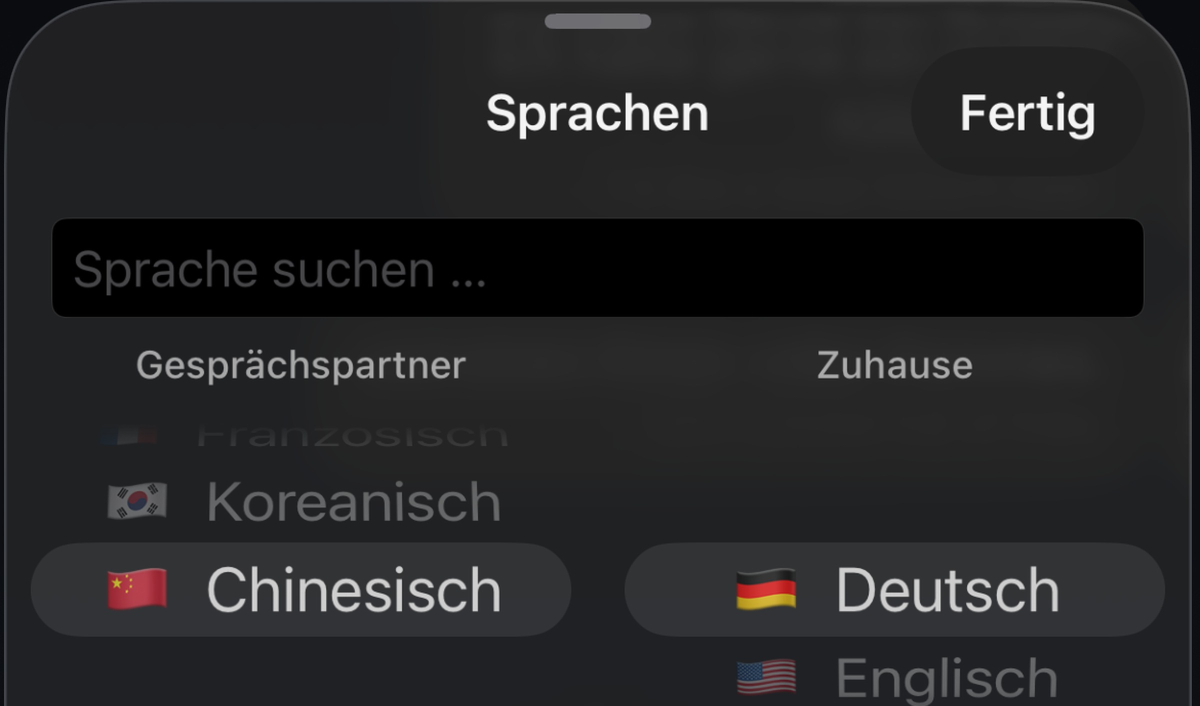
#> input picture design/case-study/c-picker.jpg, 2400 x 1411 px (shown at 1/2 size)
$ python -i make_mockups.py   (imports and definitions only)
#> lines starting #> are read from the running program, lines starting #| are printed output that depends on the picture; after the words box and inside, x2 and y2 are one past the last pixel; in counts of white or black regions, pixels touching at a corner belong together
"""Compose iPhone device mockups for the Heiko Translate case study."""
from PIL import Image, ImageDraw, ImageFilter
import math

BG_TOP = (13, 14, 17)
BG_BOTTOM = (7, 7, 9)


def rounded_mask(size, radius, supersample=4):
    w, h = size
    m = Image.new("L", (w * supersample, h * supersample), 0)
    ImageDraw.Draw(m).rounded_rectangle(
        [0, 0, w * supersample - 1, h * supersample - 1],
        radius=radius * supersample, fill=255)
    return m.resize(size, Image.LANCZOS)


def frame_phone(shot, screen_w):
    """Return an RGBA phone: screenshot inside a titanium-ish bezel."""
    ratio = shot.height / shot.width
    screen_h = int(round(screen_w * ratio))
    screen = shot.convert("RGB").resize((screen_w, screen_h), Image.LANCZOS)

    scr_r = int(screen_w * 0.095)          # screen corner radius
    bezel = max(3, int(screen_w * 0.021))  # black bezel around the glass
    rim = max(2, int(screen_w * 0.011))    # metal rim outside the bezel

    body_w = screen_w + 2 * (bezel + rim)
    body_h = screen_h + 2 * (bezel + rim)
    body_r = scr_r + bezel + rim

    phone = Image.new("RGBA", (body_w, body_h), (0, 0, 0, 0))

    # Metal rim: vertical gradient so the edge catches light.
    rim_img = Image.new("RGB", (body_w, body_h))
    rd = ImageDraw.Draw(rim_img)
    for y in range(body_h):
        t = y / max(1, body_h - 1)
        shade = 0.5 + 0.5 * math.sin(math.pi * t)      # bright at the middle
        edge = 118 + int(70 * shade)
        rd.line([(0, y), (body_w, y)], fill=(edge, edge - 4, edge - 10))
    phone.paste(rim_img, (0, 0), rounded_mask((body_w, body_h), body_r))

    # Black bezel.
    bz_w, bz_h = screen_w + 2 * bezel, screen_h + 2 * bezel
    bezel_img = Image.new("RGB", (bz_w, bz_h), (8, 8, 10))
    phone.paste(bezel_img, (rim, rim), rounded_mask((bz_w, bz_h), scr_r + bezel))

    # Screen.
    phone.paste(screen, (rim + bezel, rim + bezel),
                rounded_mask((screen_w, screen_h), scr_r))
    return phone


def drop_shadow(phone, blur=38, dy=26, opacity=150):
    pad = blur * 3
    sh = Image.new("RGBA", (phone.width + pad * 2, phone.height + pad * 2), (0, 0, 0, 0))
    solid = Image.new("RGBA", phone.size, (0, 0, 0, opacity))
    sh.paste(solid, (pad, pad + dy), phone.split()[3])
    return sh.filter(ImageFilter.GaussianBlur(blur)), pad


def canvas(w, h):
    bg = Image.new("RGB", (w, h))
    d = ImageDraw.Draw(bg)
    for y in range(h):
        t = y / max(1, h - 1)
        c = tuple(int(BG_TOP[i] + (BG_BOTTOM[i] - BG_TOP[i]) * t) for i in range(3))
        d.line([(0, y), (w, y)], fill=c)
    # Soft glow behind the subject so the phone separates from the page black.
    glow = Image.new("L", (w, h), 0)
    ImageDraw.Draw(glow).ellipse(
        [w * 0.16, h * 0.02, w * 0.84, h * 1.05], fill=64)
    glow = glow.filter(ImageFilter.GaussianBlur(w // 9))
    bg.paste(Image.new("RGB", (w, h), (56, 60, 72)), (0, 0), glow)
    return bg


def place(bg, phone, cx, cy):
    sh, pad = drop_shadow(phone)
    bg.paste(sh, (int(cx - phone.width / 2) - pad, int(cy - phone.height / 2) - pad), sh)
    bg.paste(phone, (int(cx - phone.width / 2), int(cy - phone.height / 2)), phone)


def single(shot_path, out, w=2400, h=1350, screen_w=None, cy_bias=0.5):
    bg = canvas(w, h)
#> in canvas, `bg = Image.new("RGB", (w, h))`: bg: PIL image 2400x1350 RGB; every value is 0
#> in canvas, `glow = Image.new("L", (w, h), 0)`: glow: PIL image 2400x1350 L; every value is 0
#> in canvas, `ImageDraw.Draw(glow).ellipse( [w * 0.16, h * 0.02, w * 0.84, h * 1.05]..`:
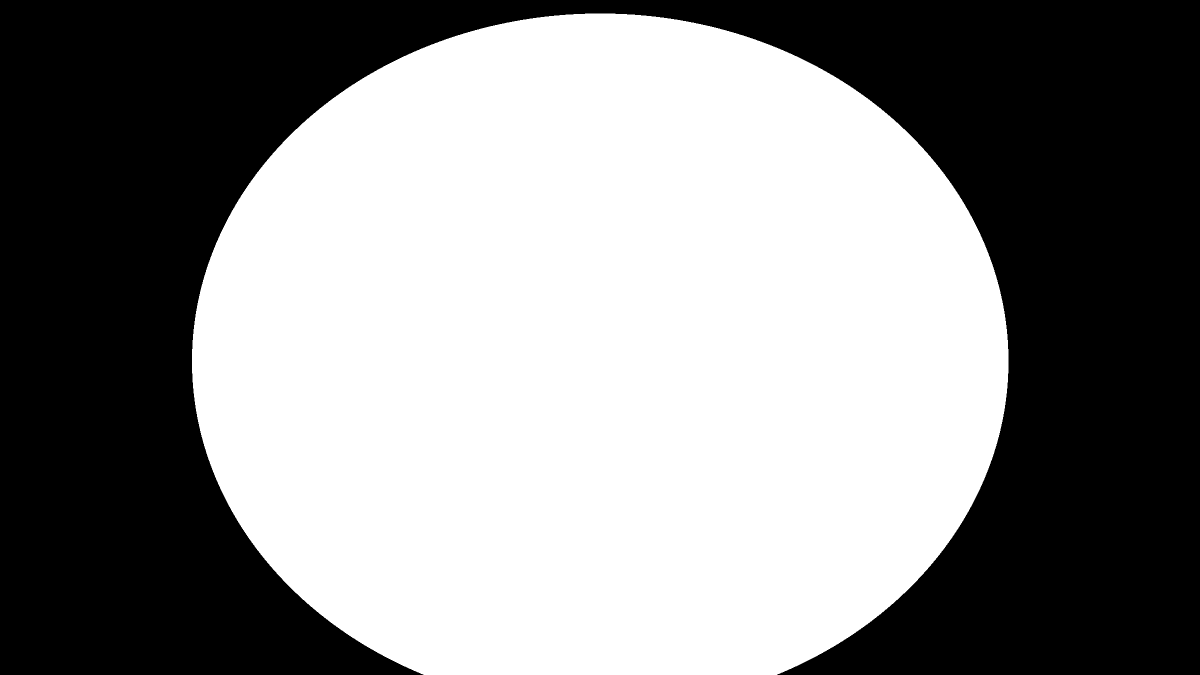
#> glow: PIL image 2400x1350 L (shown at 1/2 size); values 0 (black) and 64 (white), 54.1% white; 1 black region, box (x1, y1, x2, y2) and area: (0, 0, 2400, 1350) 1488407
#> in canvas, `glow = glow.filter(ImageFilter.GaussianBlur(w // 9))`:
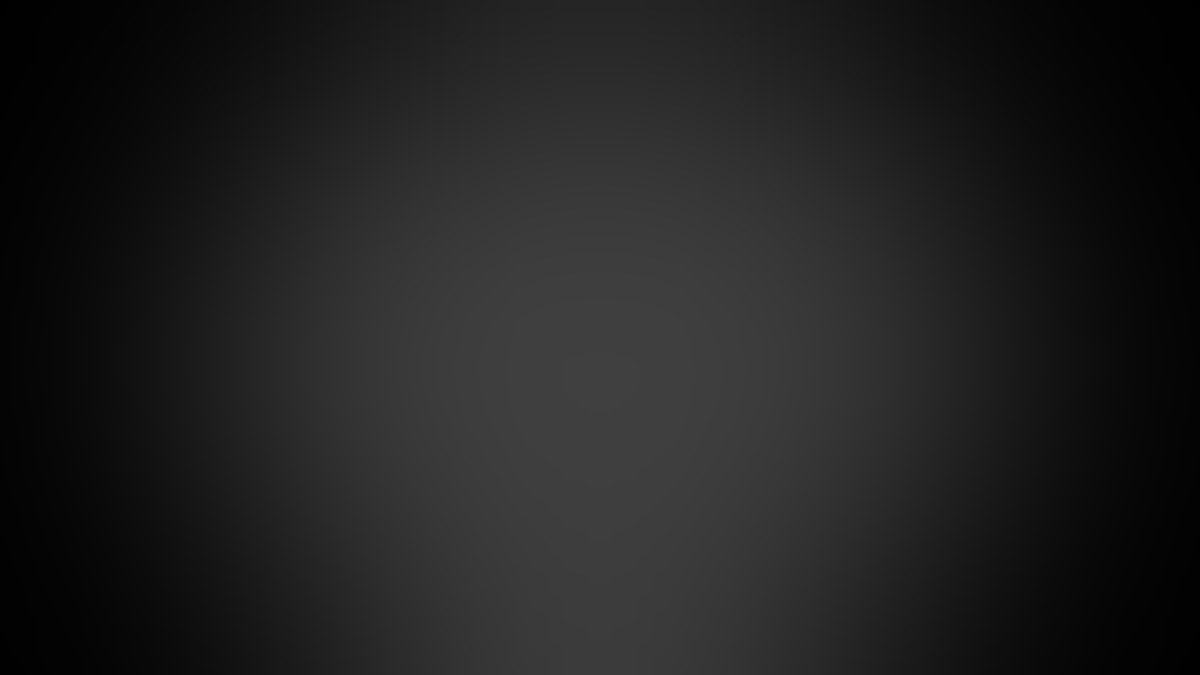
#> glow: PIL image 2400x1350 L (shown at 1/2 size); min 0, max 64, mean 32.6
#> in canvas, `bg.paste(Image.new("RGB", (w, h), (56, 60, 72)), (0, 0), glow)`:
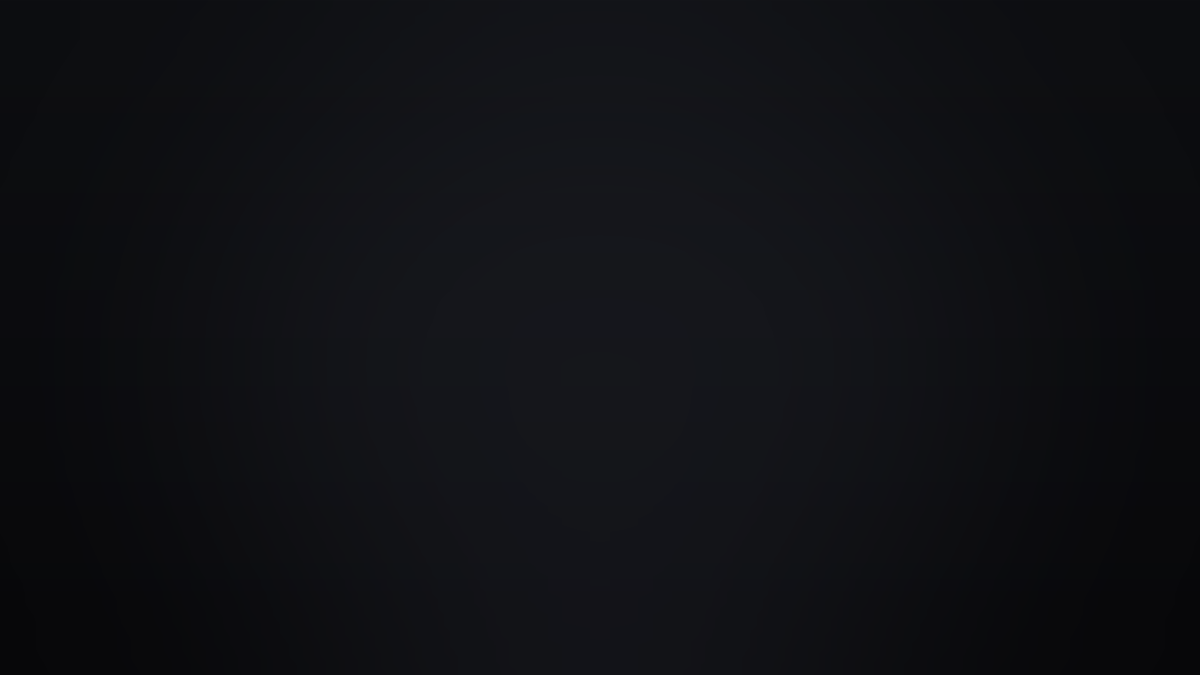
#> bg: PIL image 2400x1350 RGB (shown at 1/2 size); mean R, G, B 15.5, 16.4, 20.1
    shot = Image.open(shot_path)
#> shot is the input picture: PIL image 2400x1411 RGB; mean R, G, B 37.1, 37, 38.3
    screen_w = screen_w or int(w * 0.20)
    phone = frame_phone(shot, screen_w)
#> in frame_phone, `phone = Image.new("RGBA", (body_w, body_h), (0, 0, 0, 0))`: phone: PIL image 510x312 RGBA; every value is 0
#> in frame_phone, `rim_img = Image.new("RGB", (body_w, body_h))`: rim_img: PIL image 510x312 RGB; every value is 0
#> in rounded_mask, `m = Image.new("L", (w * supersample, h * supersample), 0)`: m: PIL image 2040x1248 L; every value is 0
#> in rounded_mask, `ImageDraw.Draw(m).rounded_rectangle( [0, 0, w * supersample - 1, h * s..`: m: PIL image 2040x1248 L; 98% white; 4 black regions, box (x1, y1, x2, y2) and area: (0, 0, 225, 225) 12435, (1815, 0, 2040, 225) 12435, (0, 1023, 225, 1248) 12435, (1815, 1023, 2040, 1248) 12435
#> in rounded_mask, `return m.resize(size, Image.LANCZOS)`:
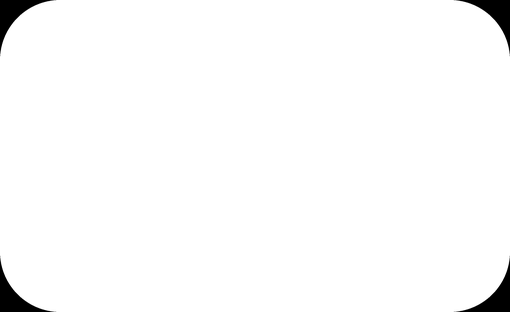
#> returned value: PIL image 510x312 L; min 0, max 255, mean 250
#> in frame_phone, `phone.paste(rim_img, (0, 0), rounded_mask((body_w, body_h), body_r))`:
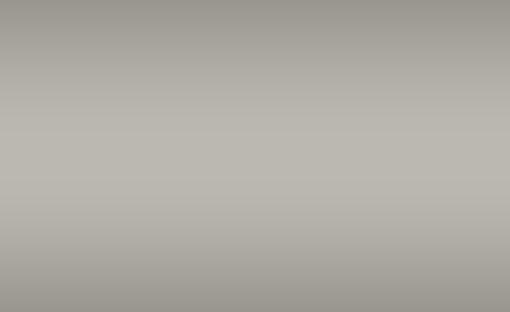
#> rim_img: PIL image 510x312 RGB; mean R, G, B 174.7, 170.7, 164.7
#> in rounded_mask (call 2), `m = Image.new("L", (w * supersample, h * supersample), 0)`: m: PIL image 2000x1208 L; every value is 0
#> in rounded_mask (call 2), `ImageDraw.Draw(m).rounded_rectangle( [0, 0, w * supersample - 1, h * s..`: m: PIL image 2000x1208 L; 98.3% white; 4 black regions, box (x1, y1, x2, y2) and area: (0, 0, 206, 206) 10453, (1794, 0, 2000, 206) 10453, (0, 1002, 206, 1208) 10453, (1794, 1002, 2000, 1208) 10453
#> in frame_phone, `phone.paste(bezel_img, (rim, rim), rounded_mask((bz_w, bz_h), scr_r + ..`:
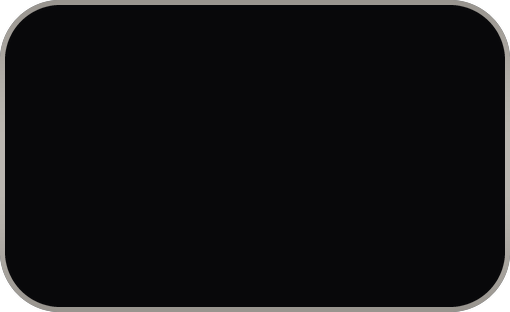
#> phone: PIL image 510x312 RGBA; mean R, G, B, A 15.2, 15, 16.6, 250; transparent parts drawn white
#> in rounded_mask (call 3), `m = Image.new("L", (w * supersample, h * supersample), 0)`: m: PIL image 1920x1128 L; every value is 0
#> in rounded_mask (call 3), `ImageDraw.Draw(m).rounded_rectangle( [0, 0, w * supersample - 1, h * s..`: m: PIL image 1920x1128 L; 98.7% white; 4 black regions, box (x1, y1, x2, y2) and area: (0, 0, 167, 167) 7005, (1753, 0, 1920, 167) 7005, (0, 961, 167, 1128) 7005, (1753, 961, 1920, 1128) 7005
    place(bg, phone, w // 2, int(h * cy_bias))
#> in drop_shadow, `sh = Image.new("RGBA", (phone.width + pad * 2, phone.height + pad * 2)..`: sh: PIL image 738x540 RGBA; every value is 0
#> in place, `sh, pad = drop_shadow(phone)`:
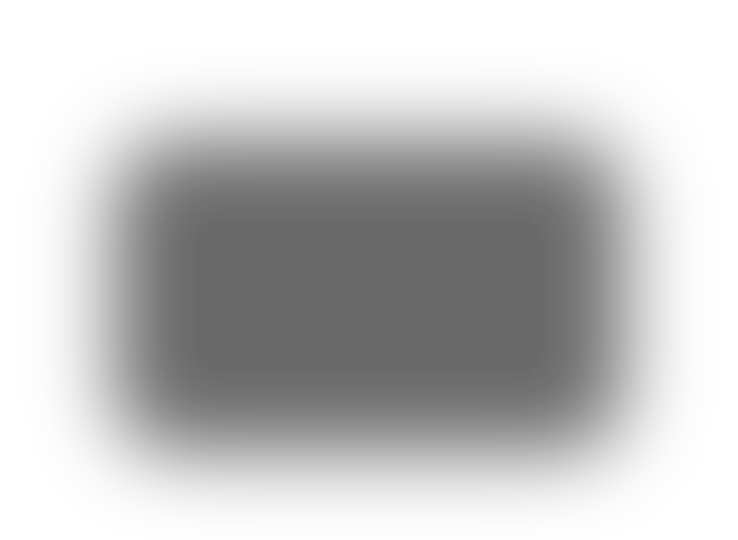
#> sh: PIL image 738x540 RGBA; mean R, G, B, A 0, 0, 0, 58.7; transparent parts drawn white
#> in place, `sh, pad = drop_shadow(phone)`: pad = 114
    bg.save(out, quality=94)
    return out


# [12 lines left out: function row, not called in this run]

>>> result = single('../design/case-study/c-picker.jpg', 'out.png')

$ run again, on design/case-study/a-states.jpg
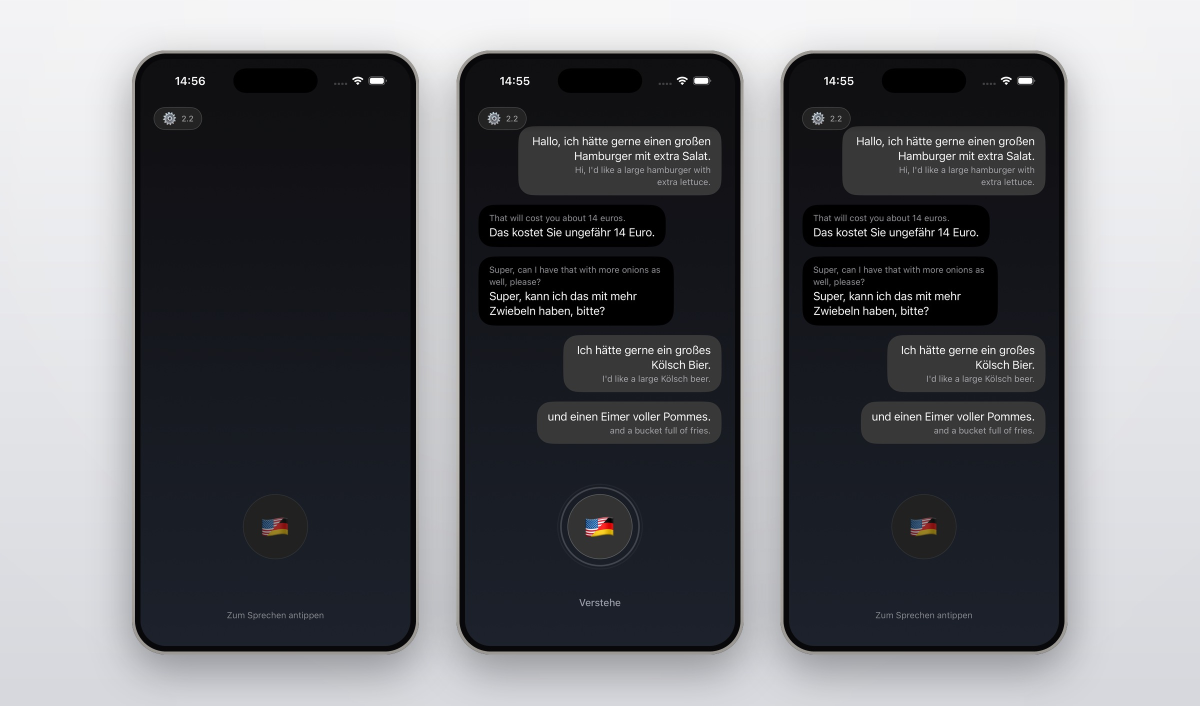
#> input picture design/case-study/a-states.jpg, 2400 x 1411 px (shown at 1/2 size)
#> in single, shot is the input picture: PIL image 2400x1411 RGB; mean R, G, B 104.9, 105.9, 110
#> in frame_phone, `phone.paste(screen, (rim + bezel, rim + bezel), rounded_mask((screen_w..`:
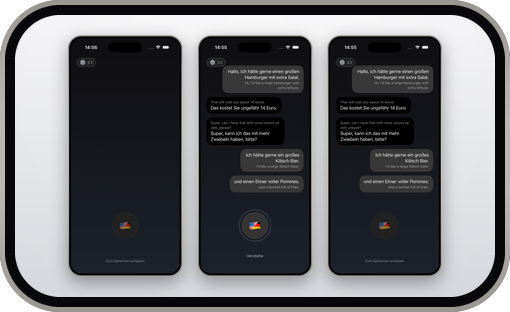
#> phone: PIL image 510x312 RGBA; mean R, G, B, A 95.3, 96, 99.3, 250; transparent parts drawn white
#> pad = 114
#> in place, `bg.paste(phone, (int(cx - phone.width / 2), int(cy - phone.height / 2)..`:
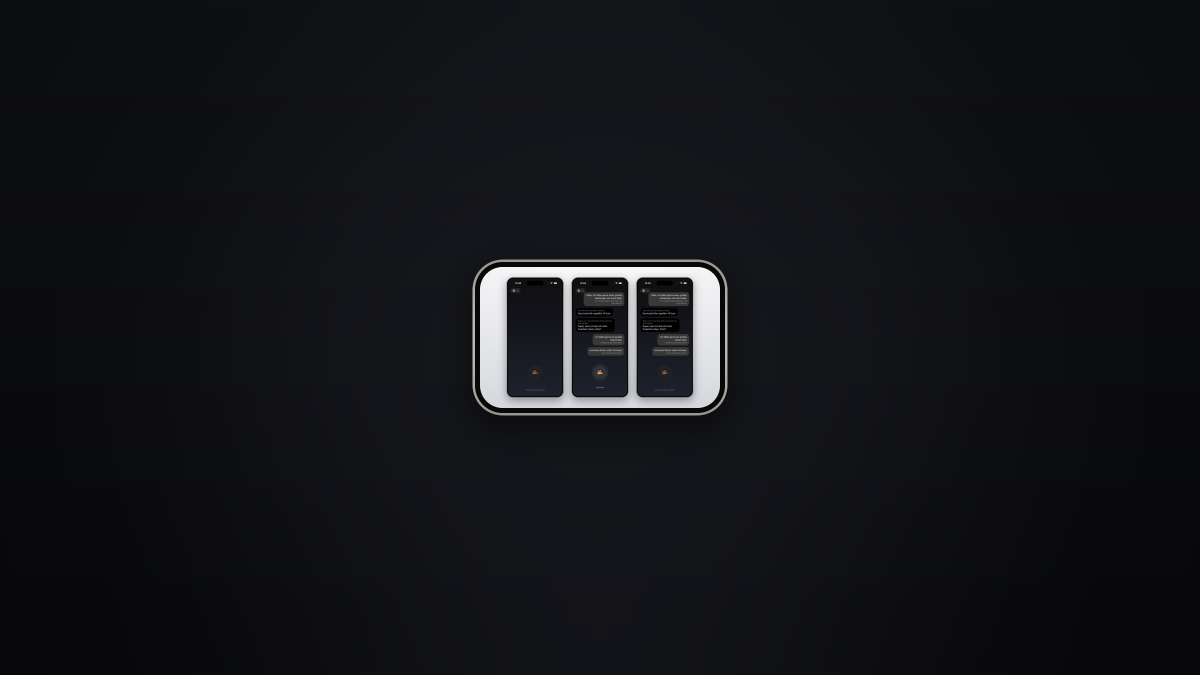
#> bg: PIL image 2400x1350 RGB (shown at 1/2 size); mean R, G, B 19, 20, 23.6

$ run again, on design/case-study/b-bubbles.jpg
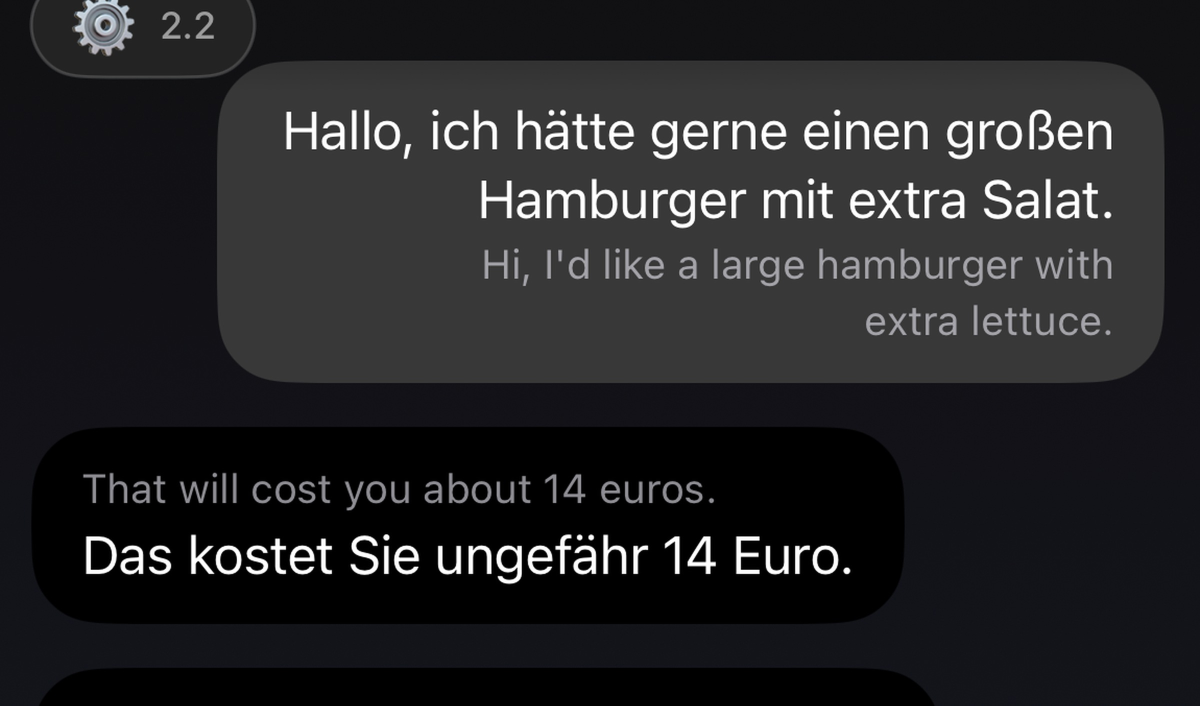
#> input picture design/case-study/b-bubbles.jpg, 2400 x 1411 px (shown at 1/2 size)
#> in single, shot is the input picture: PIL image 2400x1411 RGB; mean R, G, B 35.7, 35.6, 37.5
#> in frame_phone, `phone.paste(screen, (rim + bezel, rim + bezel), rounded_mask((screen_w..`:
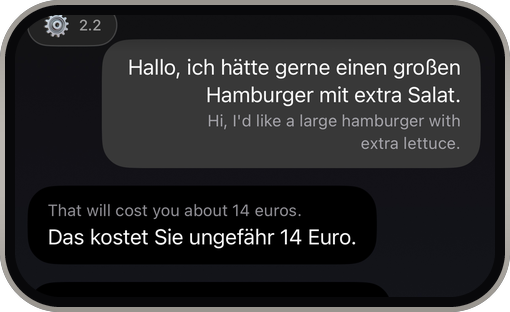
#> phone: PIL image 510x312 RGBA; mean R, G, B, A 38.6, 38.4, 39.9, 250; transparent parts drawn white
#> pad = 114
#> in place, `bg.paste(phone, (int(cx - phone.width / 2), int(cy - phone.height / 2)..`:
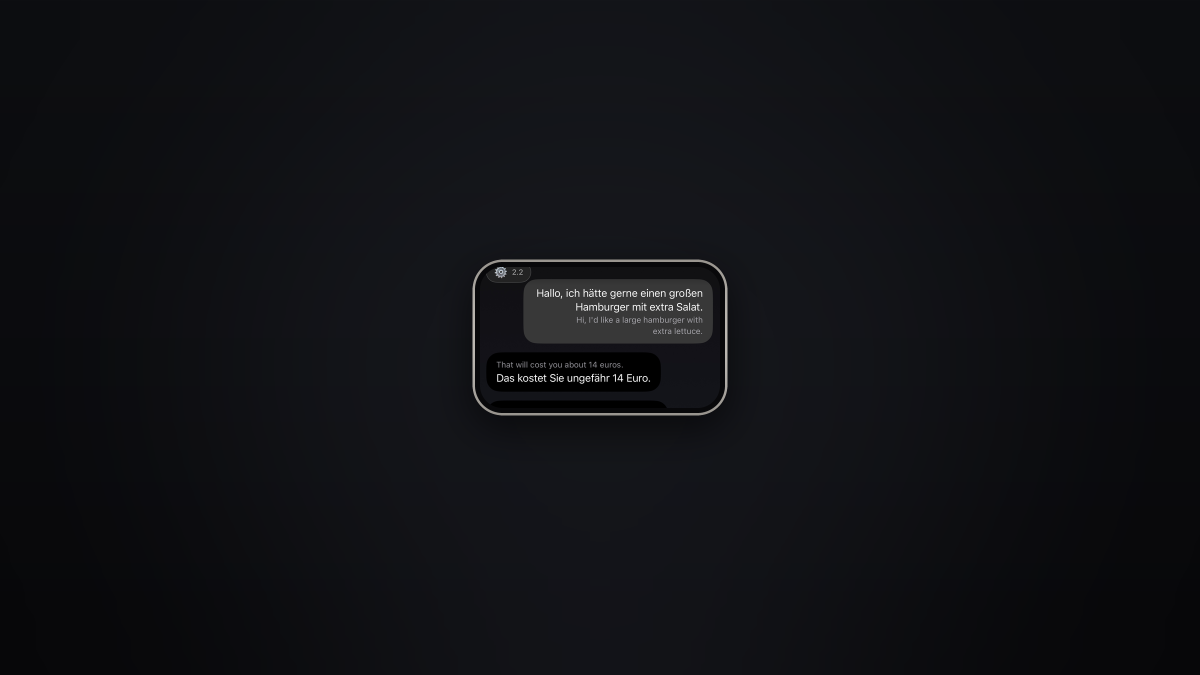
#> bg: PIL image 2400x1350 RGB (shown at 1/2 size); mean R, G, B 16.3, 17.1, 20.7
